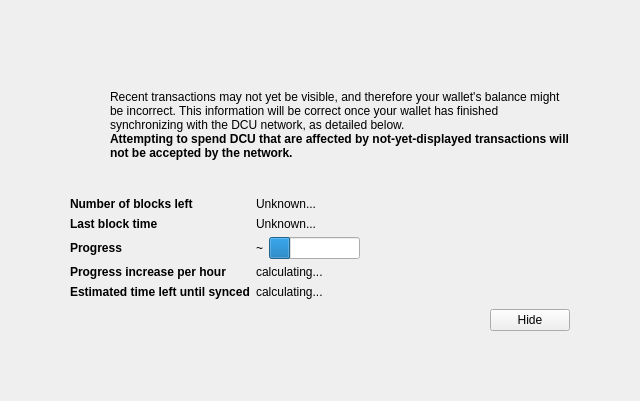
<?xml version="1.0" encoding="UTF-8"?>
<ui version="4.0">
 <class>ModalOverlay</class>
 <widget class="ModalOverlay" name="ModalOverlay">
  <property name="geometry">
   <rect>
    <x>0</x>
    <y>0</y>
    <width>640</width>
    <height>401</height>
   </rect>
  </property>
  <property name="windowTitle">
   <string>Form</string>
  </property>
  <layout class="QVBoxLayout" name="verticalLayout" stretch="0">
   <property name="sizeConstraint">
    <enum>QLayout::SetDefaultConstraint</enum>
   </property>
   <property name="leftMargin">
    <number>0</number>
   </property>
   <property name="topMargin">
    <number>0</number>
   </property>
   <property name="rightMargin">
    <number>0</number>
   </property>
   <property name="bottomMargin">
    <number>0</number>
   </property>
   <item>
    <widget class="QWidget" name="bgWidget" native="true">
     <property name="styleSheet">
      <string notr="true"/>
     </property>
     <layout class="QVBoxLayout" name="verticalLayoutMain" stretch="0">
      <property name="leftMargin">
       <number>60</number>
      </property>
      <property name="topMargin">
       <number>60</number>
      </property>
      <property name="rightMargin">
       <number>60</number>
      </property>
      <property name="bottomMargin">
       <number>60</number>
      </property>
      <item>
       <widget class="QWidget" name="contentWidget" native="true">
        <property name="styleSheet">
         <string notr="true"/>
        </property>
        <layout class="QVBoxLayout" name="verticalLayoutSub" stretch="1,0,0,0,0">
         <property name="spacing">
          <number>0</number>
         </property>
         <property name="leftMargin">
          <number>10</number>
         </property>
         <property name="topMargin">
          <number>10</number>
         </property>
         <property name="rightMargin">
          <number>10</number>
         </property>
         <property name="bottomMargin">
          <number>10</number>
         </property>
         <item>
          <layout class="QHBoxLayout" name="horizontalLayoutIconText" stretch="0,1">
           <property name="topMargin">
            <number>20</number>
           </property>
           <item>
            <layout class="QVBoxLayout" name="verticalLayoutIcon">
             <property name="leftMargin">
              <number>0</number>
             </property>
             <item>
              <widget class="QPushButton" name="warningIcon">
               <property name="enabled">
                <bool>false</bool>
               </property>
               <property name="text">
                <string/>
               </property>
               <property name="icon">
                <iconset>
                 <normaloff>:/icons/warning</normaloff>
                 <disabledoff>:/icons/warning</disabledoff>:/icons/warning</iconset>
               </property>
               <property name="iconSize">
                <size>
                 <width>48</width>
                 <height>48</height>
                </size>
               </property>
               <property name="flat">
                <bool>true</bool>
               </property>
              </widget>
             </item>
             <item>
              <spacer name="verticalSpacerWarningIcon">
               <property name="orientation">
                <enum>Qt::Vertical</enum>
               </property>
               <property name="sizeHint" stdset="0">
                <size>
                 <width>20</width>
                 <height>40</height>
                </size>
               </property>
              </spacer>
             </item>
            </layout>
           </item>
           <item>
            <layout class="QVBoxLayout" name="verticalLayoutInfoText">
             <property name="leftMargin">
              <number>0</number>
             </property>
             <property name="topMargin">
              <number>0</number>
             </property>
             <item>
              <widget class="QLabel" name="infoText">
               <property name="text">
                <string>Recent transactions may not yet be visible, and therefore your wallet's balance might be incorrect. This information will be correct once your wallet has finished synchronizing with the DCU network, as detailed below.</string>
               </property>
               <property name="textFormat">
                <enum>Qt::RichText</enum>
               </property>
               <property name="wordWrap">
                <bool>true</bool>
               </property>
              </widget>
             </item>
             <item>
              <widget class="QLabel" name="infoTextStrong">
               <property name="font">
                <font>
                 <weight>75</weight>
                 <bold>true</bold>
                </font>
               </property>
               <property name="text">
                <string>Attempting to spend DCU that are affected by not-yet-displayed transactions will not be accepted by the network.</string>
               </property>
               <property name="textFormat">
                <enum>Qt::RichText</enum>
               </property>
               <property name="wordWrap">
                <bool>true</bool>
               </property>
              </widget>
             </item>
             <item>
              <spacer name="verticalSpacerInTextSpace">
               <property name="orientation">
                <enum>Qt::Vertical</enum>
               </property>
               <property name="sizeHint" stdset="0">
                <size>
                 <width>20</width>
                 <height>40</height>
                </size>
               </property>
              </spacer>
             </item>
            </layout>
           </item>
          </layout>
         </item>
         <item>
          <spacer name="verticalSpacerAfterText">
           <property name="orientation">
            <enum>Qt::Vertical</enum>
           </property>
           <property name="sizeHint" stdset="0">
            <size>
             <width>20</width>
             <height>40</height>
            </size>
           </property>
          </spacer>
         </item>
         <item>
          <layout class="QFormLayout" name="formLayout">
           <property name="fieldGrowthPolicy">
            <enum>QFormLayout::FieldsStayAtSizeHint</enum>
           </property>
           <property name="horizontalSpacing">
            <number>6</number>
           </property>
           <property name="verticalSpacing">
            <number>6</number>
           </property>
           <property name="topMargin">
            <number>10</number>
           </property>
           <item row="0" column="0">
            <widget class="QLabel" name="labelNumberOfBlocksLeft">
             <property name="font">
              <font>
               <weight>75</weight>
               <bold>true</bold>
              </font>
             </property>
             <property name="text">
              <string>Number of blocks left</string>
             </property>
            </widget>
           </item>
           <item row="0" column="1">
            <widget class="QLabel" name="numberOfBlocksLeft">
             <property name="text">
              <string>Unknown...</string>
             </property>
            </widget>
           </item>
           <item row="1" column="0">
            <widget class="QLabel" name="labelLastBlockTime">
             <property name="font">
              <font>
               <weight>75</weight>
               <bold>true</bold>
              </font>
             </property>
             <property name="text">
              <string>Last block time</string>
             </property>
            </widget>
           </item>
           <item row="1" column="1">
            <widget class="QLabel" name="newestBlockDate">
             <property name="sizePolicy">
              <sizepolicy hsizetype="Maximum" vsizetype="Preferred">
               <horstretch>0</horstretch>
               <verstretch>0</verstretch>
              </sizepolicy>
             </property>
             <property name="text">
              <string>Unknown...</string>
             </property>
            </widget>
           </item>
           <item row="2" column="0">
            <widget class="QLabel" name="labelSyncDone">
             <property name="font">
              <font>
               <weight>75</weight>
               <bold>true</bold>
              </font>
             </property>
             <property name="text">
              <string>Progress</string>
             </property>
            </widget>
           </item>
           <item row="2" column="1">
            <layout class="QHBoxLayout" name="horizontalLayoutSync" stretch="0,1">
             <item>
              <widget class="QLabel" name="percentageProgress">
               <property name="text">
                <string>~</string>
               </property>
              </widget>
             </item>
             <item>
              <widget class="QProgressBar" name="progressBar">
               <property name="value">
                <number>24</number>
               </property>
               <property name="format">
                <string/>
               </property>
              </widget>
             </item>
            </layout>
           </item>
           <item row="4" column="0">
            <widget class="QLabel" name="labelProgressIncrease">
             <property name="font">
              <font>
               <weight>75</weight>
               <bold>true</bold>
              </font>
             </property>
             <property name="text">
              <string>Progress increase per hour</string>
             </property>
            </widget>
           </item>
           <item row="4" column="1">
            <widget class="QLabel" name="progressIncreasePerH">
             <property name="text">
              <string>calculating...</string>
             </property>
            </widget>
           </item>
           <item row="5" column="0">
            <widget class="QLabel" name="labelEstimatedTimeLeft">
             <property name="font">
              <font>
               <weight>75</weight>
               <bold>true</bold>
              </font>
             </property>
             <property name="text">
              <string>Estimated time left until synced</string>
             </property>
            </widget>
           </item>
           <item row="5" column="1">
            <widget class="QLabel" name="expectedTimeLeft">
             <property name="text">
              <string>calculating...</string>
             </property>
            </widget>
           </item>
          </layout>
         </item>
         <item>
          <layout class="QHBoxLayout" name="horizontalLayoutButtons">
           <property name="leftMargin">
            <number>10</number>
           </property>
           <property name="topMargin">
            <number>10</number>
           </property>
           <item>
            <spacer name="horizontalSpacer">
             <property name="orientation">
              <enum>Qt::Horizontal</enum>
             </property>
             <property name="sizeHint" stdset="0">
              <size>
               <width>40</width>
               <height>20</height>
              </size>
             </property>
            </spacer>
           </item>
           <item>
            <widget class="QPushButton" name="closeButton">
             <property name="text">
              <string>Hide</string>
             </property>
            </widget>
           </item>
          </layout>
         </item>
         <item>
          <layout class="QVBoxLayout" name="verticalLayout_2">
           <item>
            <spacer name="verticalSpacer">
             <property name="orientation">
              <enum>Qt::Vertical</enum>
             </property>
             <property name="sizeHint" stdset="0">
              <size>
               <width>20</width>
               <height>40</height>
              </size>
             </property>
            </spacer>
           </item>
          </layout>
         </item>
        </layout>
       </widget>
      </item>
     </layout>
    </widget>
   </item>
  </layout>
 </widget>
 <customwidgets>
  <customwidget>
   <class>ModalOverlay</class>
   <extends>QWidget</extends>
   <header>modaloverlay.h</header>
   <container>1</container>
  </customwidget>
 </customwidgets>
 <resources/>
 <connections/>
</ui>
